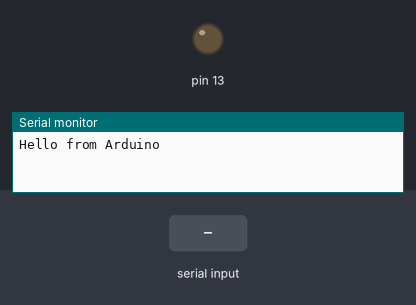
This sketch was run on a simulated Arduino Uno, built with avr-gcc and run on an emulated ATmega328P. Shown: output pins drawn as LEDs (lit = HIGH), the last lines printed to the serial monitor. The test bench sets the inputs (shaded band).

Above: at 1.2 s.
1.3 s: "1" received over Serial
At 1.7 s:
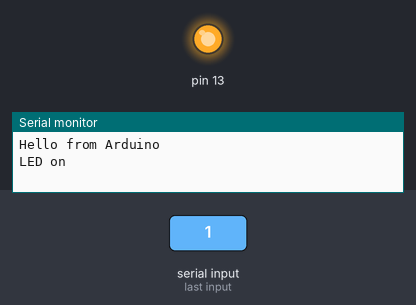
2.8 s: "2" received over Serial
At 4.1 s:
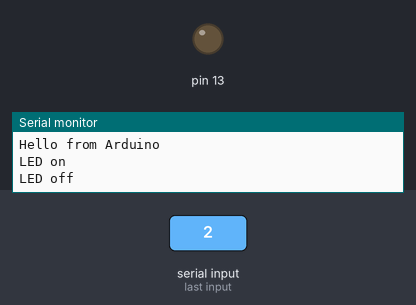
Timing chart, 0 to 5.8 s (numbered marks = the images above; inputs shaded):
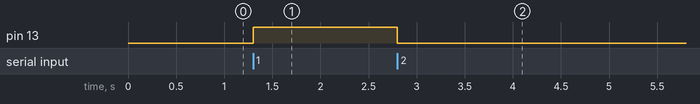

The sketch:

bluetooth.ino
```cpp
void setup()
{
  // set digital pin to control as an output
  pinMode(13, OUTPUT);
  // set the data rate for the SoftwareSerial port
  Serial.begin(9600);
  // Send test message to other device
  Serial.println("Hello from Arduino");
}
char a; // stores incoming character from other device
void loop()
{
  if (Serial.available())
  // if text arrived in from BT serial...
  {
    a=(Serial.read());
    if (a=='1')
    {
      digitalWrite(13, HIGH);
      Serial.println("LED on");
    }
    if (a=='2')
    {
      digitalWrite(13, LOW);
      Serial.println("LED off");
    }
    if (a=='?')
    {
      Serial.println("Send '1' to turn LED on");
      Serial.println("Send '2' to turn LED on");
    }
    // you can add more "if" statements with other characters to add more commands
  }
}
```

Measured:
- after the input at 1.3 s, pin 13: LOW → HIGH at once
- after the input at 2.8 s, pin 13: HIGH → LOW at once
